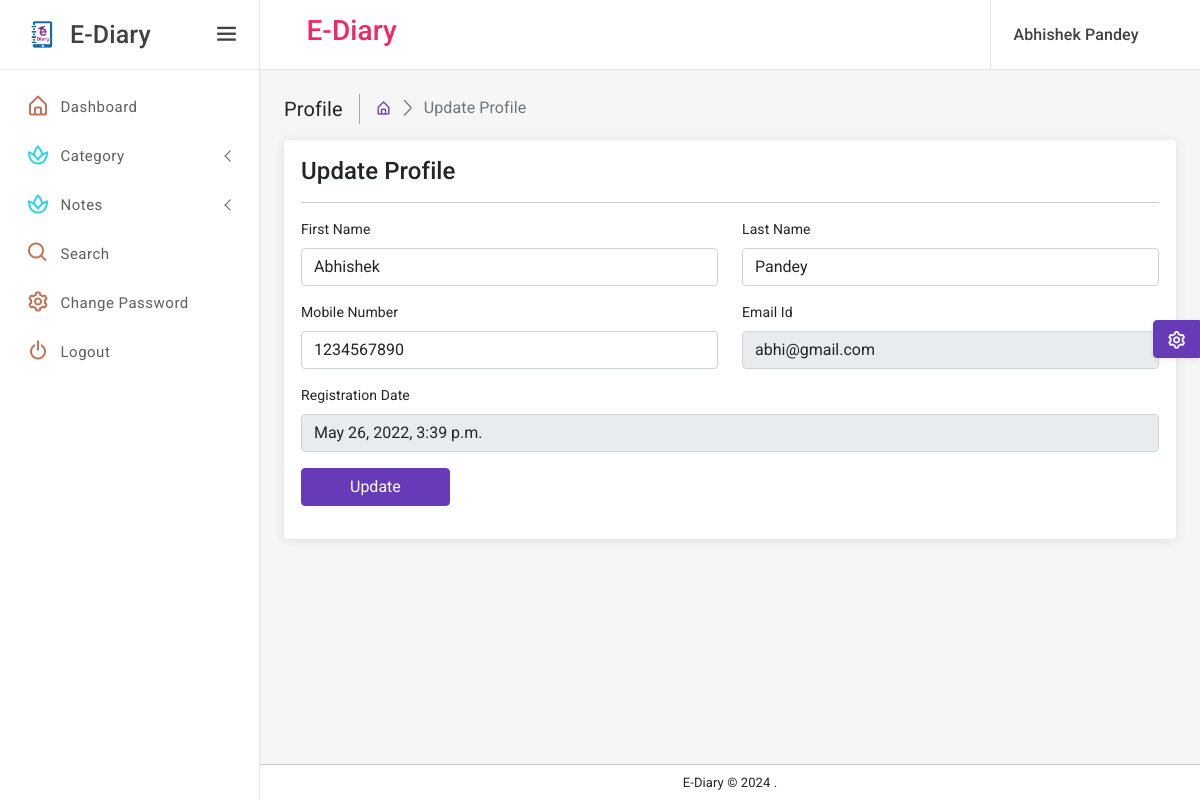
Screenshot of /profile (signed in) with the database file from the repository.
### eDiary/models.py (models this page shows, shortened)
class Signup(models.Model):
    user = models.ForeignKey(User, on_delete=models.CASCADE, null=True)
    mobileNumber = models.CharField(max_length=15, null=True)
    regDate = models.DateTimeField(auto_now_add=True)

### eDiary/views.py (the view, shortened to what this page needs)
# urls.py: path('profile', profile, name='profile'),
def profile(request):
    if not request.user.is_authenticated:
        return redirect('user_login')
    error = ""
    user = User.objects.get(id=request.user.id)
    signup = Signup.objects.get(user=user)
    return render(request, 'profile.html', locals())

### eDiary/templates/profile.html (shortened to what this page needs)
{% extends 'userbase.html' %}
{% load static %}
{% block main %}
<div class="page-wrapper">
    <div class="page-content-wrapper">
        <div class="page-content">
            <div class="page-breadcrumb d-none d-sm-flex align-items-center mb-3">
                <div class="breadcrumb-title pe-3">Profile</div>
                <div class="ps-3">
                    <nav aria-label="breadcrumb">
                        <ol class="breadcrumb mb-0 p-0">
                            <li class="breadcrumb-item"><a href="{% url 'user_home' %}"><i
                                    class="bx bx-home-alt"></i></a>
                            </li>
                            <li class="breadcrumb-item active" aria-current="page">Update Profile</li>
                        </ol>
                    </nav>
                </div>
            </div>
            <div class="row">
                <div class="radius-15 col-xl-12 mx-auto">
                    <div class="card">
                        <div class="card-body">
                            <div class="card-title">
                                <h4 class="mb-0">Update Profile</h4>
                            </div>
                            <hr>
                            <form method="post">
                                <div class="row">
                                    <div class="mb-3 col-md-6">
                                        <label class="form-label">First Name</label>
                                        <input type="text" name="firstName" value="{{signup.user.first_name}}" class="form-control">
                                    </div>
                                    <div class="mb-3 col-md-6">
                                        <label class="form-label">Last Name</label>
                                        <input type="text" name="lastName" value="{{signup.user.last_name}}" class="form-control">
                                    </div>
                                </div>
                                <div class="row">
                                    <div class="mb-3 col-md-6">
                                        <label class="form-label">Mobile Number</label>
                                        <input type="text" name="mobileNumber" value="{{signup.mobileNumber}}" maxlength="10" class="form-control" >
                                    </div>
                                    <div class="mb-3 col-md-6">
                                        <label class="form-label">Email Id</label>
                                        <input type="text" class="form-control" value="{{signup.user.username}}" readonly>
                                    </div>
                                </div>
                                <div class="mb-3">
                                        <label class="form-label">Registration Date</label>
                                        <input type="text" class="form-control" value="{{signup.regDate}}" readonly>
                                    </div>
                                <div class="mb-3">
                                    <button type="submit" class="btn btn-primary px-5">Update</button>
                                </div>
                            </form>
                        </div>
                    </div>
                </div>
            </div>
        </div>
    </div>
</div>
{% endblock %}

### eDiary/templates/userbase.html (shortened to what this page needs)
{% load static %}
<!DOCTYPE html>
<html lang="en">
<head>
    <link href="{% static 'assets/plugins/vectormap/jquery-jvectormap-2.0.2.css' %}" rel="stylesheet"/>
    <link href="{% static 'assets/plugins/simplebar/css/simplebar.css' %}" rel="stylesheet"/>
    <link href="{% static 'assets/plugins/perfect-scrollbar/css/perfect-scrollbar.css' %}" rel="stylesheet"/>
    <link href="{% static 'assets/plugins/metismenu/css/metisMenu.min.css' %}" rel="stylesheet"/>
    <link href="{% static 'assets/css/pace.min.css' %}" rel="stylesheet"/>
    <link rel="stylesheet" href="{% static 'assets/css/bootstrap.min.css' %}"/>
    <link rel="stylesheet" href="{% static 'assets/css/icons.css' %}"/>
    <link rel="stylesheet" href="{% static 'assets/css/app.css' %}"/>
    <link rel="stylesheet" href="{% static 'assets/css/dark-sidebar.css' %}"/>
    <link rel="stylesheet" href="{% static 'assets/css/dark-theme.css' %}"/>
</head>
<body>
<div class="wrapper">
    <div class="sidebar-wrapper" data-simplebar="true">
        <div class="sidebar-header">
            <div class="">
                <img src="{% static 'assets/images/logo-icon.png' %}" class="logo-icon-2" alt=""/>
            </div>
            <div>
                <h4 class="logo-text">E-Diary</h4>
            </div>
            <a href="javascript:;" class="toggle-btn ms-auto"> <i class="bx bx-menu"></i>
            </a>
        </div>
        <ul class="metismenu" id="menu">
            <li>
                <a href="{% url 'user_home' %}">
                    <div class="parent-icon icon-color-8"><i class="bx bx-home-alt"></i>
                    </div>
                    <div class="menu-title">Dashboard</div>
                </a>
            </li>
            <li>
                <a class="has-arrow" href="javascript:;">
                    <div class="parent-icon icon-color-10"><i class="bx bx-spa"></i>
                    </div>
                    <div class="menu-title">Category</div>
                </a>
            </li>
            <li>
                <a class="has-arrow" href="javascript:;">
                    <div class="parent-icon icon-color-10"><i class="bx bx-spa"></i>
                    </div>
                    <div class="menu-title">Notes</div>
                </a>
            </li>
            <li>
                <a href="{% url 'searchNotes' %}">
                    <div class="parent-icon icon-color-8"><i class="bx bx-search"></i>
                    </div>
                    <div class="menu-title">Search</div>
                </a>
            </li>
            <li>
                <a href="{% url 'changePassword' %}">
                    <div class="parent-icon icon-color-8"><i class="bx bx-cog"></i>
                    </div>
                    <div class="menu-title">Change Password</div>
                </a>
            </li>
            <li>
                <a href="/logout">
                    <div class="parent-icon icon-color-8"><i class="bx bx-power-off"></i>
                    </div>
                    <div class="menu-title">Logout</div>
                </a>
            </li>
        </ul>
    </div>
    <header class="top-header">
        <nav class="navbar navbar-expand">
            <div class="flex-grow-1 search-bar">
                <div class="input-group">
                    <center><h3 class="text-danger">E-Diary</h3></center>
                </div>
            </div>
            <div class="right-topbar ms-auto">
                <ul class="navbar-nav">
                    <li class="nav-item dropdown dropdown-user-profile">
                        <a class="nav-link dropdown-toggle dropdown-toggle-nocaret" href="javascript:;"
                           data-bs-toggle="dropdown">
                            <div class="d-flex user-box align-items-center">
                                <div class="user-info">
                                    <p class="user-name mb-0">{{request.user.first_name}} {{request.user.last_name}}</p>
                                </div>
                            </div>
                        </a>
                    </li>
                </ul>
            </div>
        </nav>
    </header>
    {% block main %}
    {% endblock %}
    <div class="footer">
        <p class="mb-0">E-Diary &copy;
            .
        </p>
    </div>
</div>
<div class="switcher-body">
    <button class="btn btn-primary btn-switcher shadow-sm" type="button" data-bs-toggle="offcanvas"
            data-bs-target="#offcanvasScrolling" aria-controls="offcanvasScrolling"><i class="bx bx-cog bx-spin"></i>
    </button>
</div>
</body>
</html>

### rows the page displays
Signup: firstName "Abhishek", lastName "Pandey", mobileNumber "1234567890", user.username "abhi@gmail.com", regDate "May 26, 2022, 3:39 p.m."

### other values shown
{{ request.user.first_name }} "Abhishek"
{{ request.user.last_name }} "Pandey"
